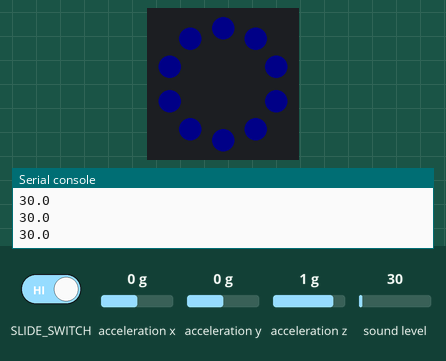
Simulated run of this program. Board: Circuit Playground running CircuitPython. Shown: the board's ring of 10 RGB LEDs (number 0 left of the top, counting anticlockwise), the last lines printed to the serial console. Inputs (shaded band) come from the test bench; at power-on: acceleration x 0 g, acceleration y 0 g, acceleration z 1 g, sound level 30. Dim RGB values are drawn brighter than linear.

Above: at 1.2 s.
1.3 s: slide switch moved to the right
At 1.7 s:
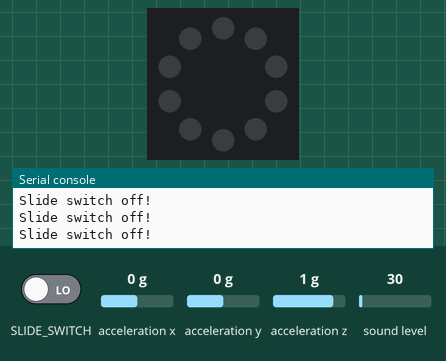
2.8 s: slide switch moved to the left
At 3.9 s:
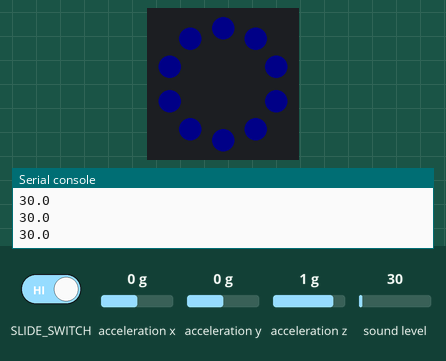
4.3 s: acceleration x set to -1.4 g
At 5.5 s:
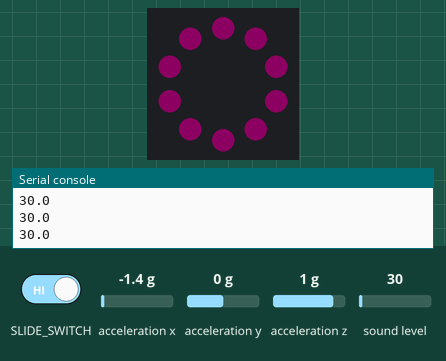
5.8 s: acceleration y set to -1.4 g
At 6.6 s:
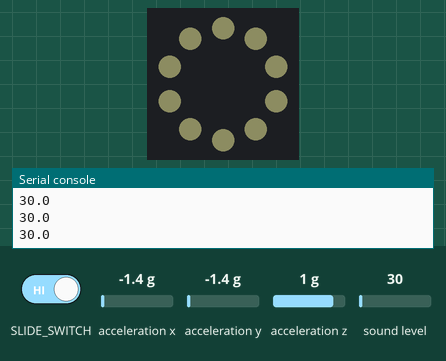
7.3 s: acceleration z set to 0 g
At 8.3 s:
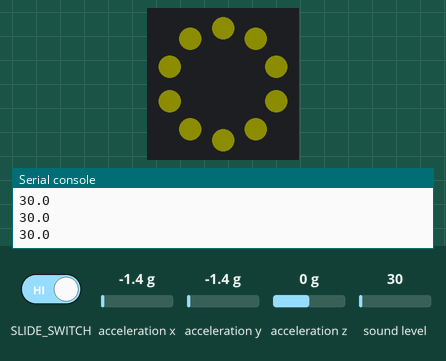
8.8 s: acceleration x set to 0 g
At 9.2 s:
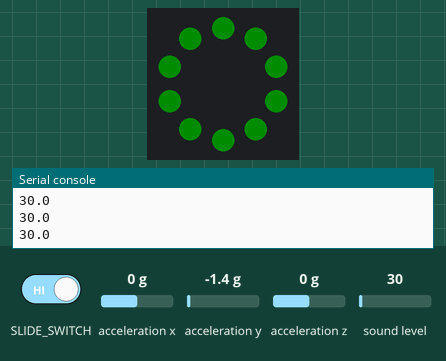
Timing chart, 0 to 11.3 s (numbered marks = the images above; inputs shaded):
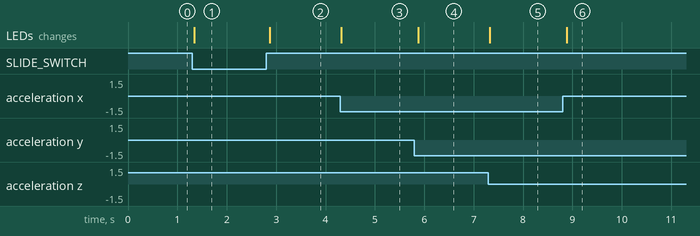

The program:

InClass_Week06_OnBoardAccel.py
```python
# import time
# from adafruit_circuitplayground import cp

# cp.detect_taps = 2
# tap_count = 0


# while True:
#     x, y, z = cp.acceleration
#     print((x, y, z))

#     if cp.tapped:
#         tap_count += 1
#         print("TAP!", tap_count)

#     if cp.shake():
#         print("SHOOKEN!")

#     time.sleep(0.1)

"""If the switch is to the right, it will appear that nothing is happening. Move the switch to the
left to see the NeoPixels light up in colors related to the accelerometer! The Circuit Playground
has an accelerometer in the center that returns (x, y, z) acceleration values. This program uses
those values to light up the NeoPixels based on those acceleration values."""

from adafruit_circuitplayground import cp
import time

# Main loop gets x, y and z axis acceleration, prints the values, and turns on
# red, green and blue, at levels related to the x, y and z values.
while True:
    if not cp.switch:
        # If the switch is to the right, it returns False!
        print("Slide switch off!")
        cp.pixels.fill((0, 0, 0))
        time.sleep(0.1)
        continue
    R = 0
    G = 0
    B = 0
    x, y, z = cp.acceleration
#     print((x, y, z))
    cp.pixels.fill(((R + abs(int(x))), (G + abs(int(y))), (B + abs(int(z)))))

    print(cp.sound_level)

    time.sleep(0.1)
```

Measured:
- after the input at 1.3 s, the LEDs: change at once (image 1)
- after the input at 2.8 s, the LEDs: change after 0.07 s (image 2)
- after the input at 4.3 s, the LEDs: change at once (image 3)
- after the input at 5.8 s, the LEDs: change after 0.08 s (image 4)
- after the input at 7.3 s, the LEDs: change at once (image 5)
- after the input at 8.8 s, the LEDs: change after 0.09 s (image 6)
